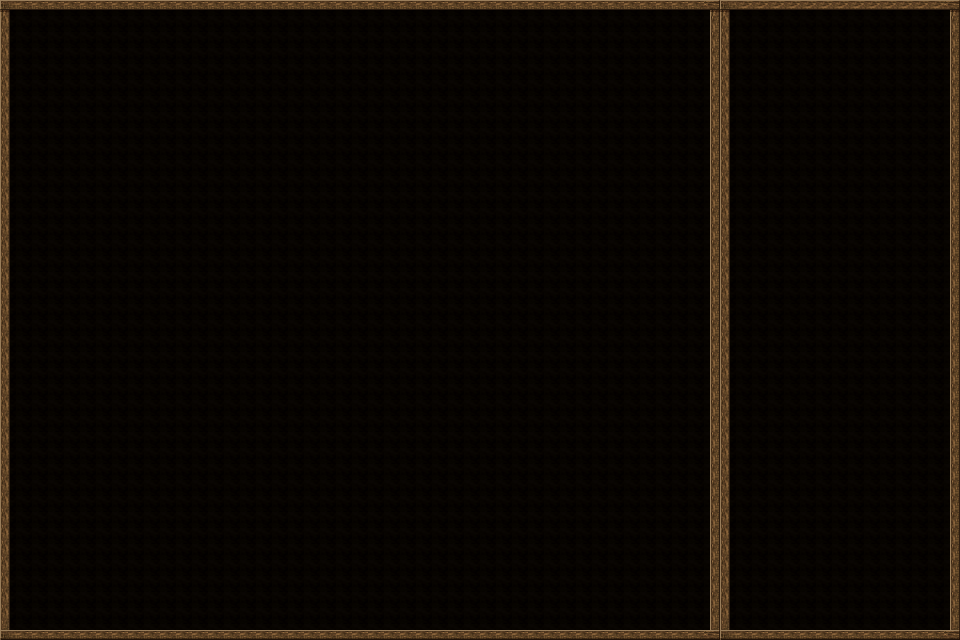

Tiled map render using the project's own tile images. Description and the map definition, with tile-layer contents summarised, below:
An orthogonal 60x40 tile map with 16x16 px tiles, 2 tile layers (behind, bront).

<map version="1.0" orientation="orthogonal" width="60" height="40" tilewidth="16" tileheight="16">
 <tileset firstgid="1" name="Window_c_00" tilewidth="16" tileheight="16">
  <image source="Window_c_00.png" width="128" height="128" />
 </tileset>
 <layer name="behind" width="60" height="40">
  <data>[2400 cells, 2400 non-empty, 1 distinct tile ids]</data>
 </layer>
 <layer name="bront" width="60" height="40">
  <data>[2400 cells, 272 non-empty, 9 distinct tile ids]</data>
 </layer>
</map>
